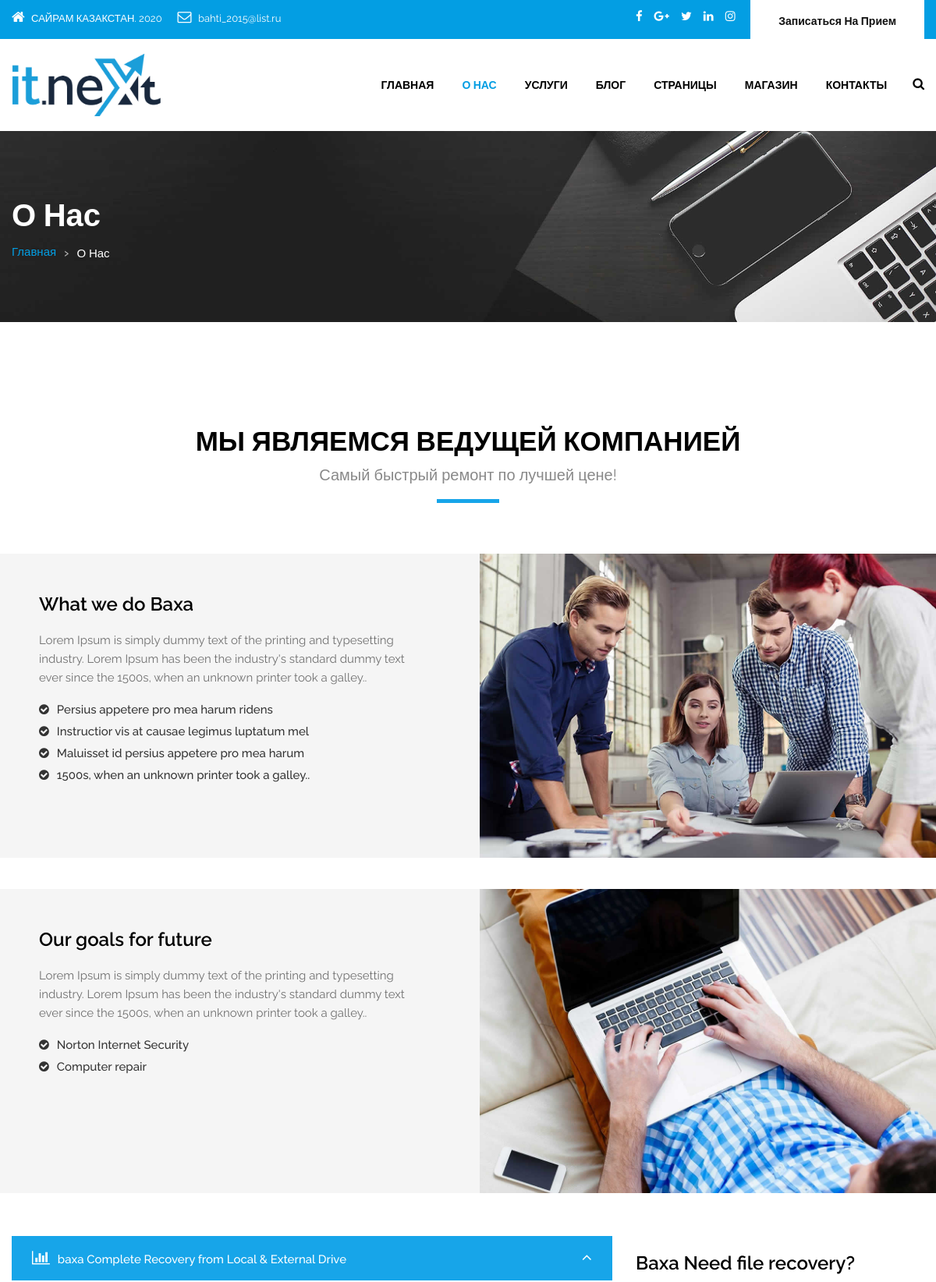
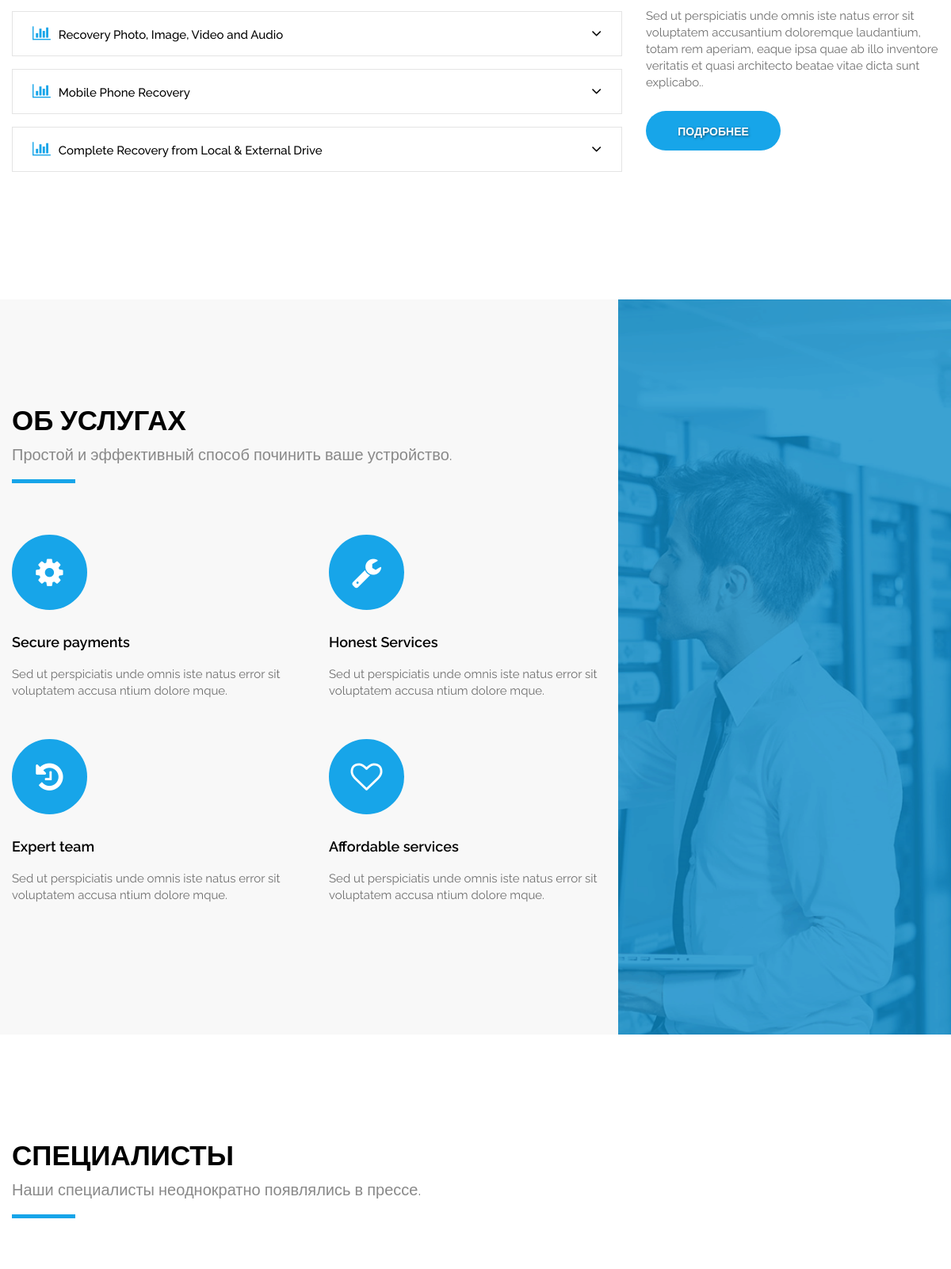
The page /about/ (upper part) on the database its author committed (2 pictures, top to bottom).
### main/models.py (models this page shows, shortened)
class About(models.Model):
    title = models.CharField(max_length=300)
    logo = models.ImageField(upload_to='upload')
    description = models.TextField(blank=True)
    status = models.IntegerField(default=0, blank=True)
    rating = models.IntegerField(default=0, blank=True)

class About_action(models.Model):
    title = models.CharField(max_length=300, blank=True)
    action = models.ForeignKey(About, on_delete=models.CASCADE, blank=True)

class Recovery(models.Model):
    title = models.CharField(max_length=300)
    description = models.TextField()
    status = models.IntegerField(default=0,blank=True)
    rating = models.IntegerField(default=0, blank=True)
    recovery_id = models.IntegerField(default=0, blank=True)

class Information(models.Model):
    need_recovery_title = models.CharField(max_length=300, blank=True)
    need_recovery_text = models.TextField(max_length=300, blank=True)
    request_name = models.CharField(max_length=300, blank=True)
    request_text = models.TextField(max_length=300, blank=True)
    contact_address = models.CharField(max_length=300, blank=True)
    phone = models.IntegerField(default=0, blank=True)
    footer_theme = models.CharField(max_length=300, blank=True)
    facebook = models.CharField(max_length=300, blank=True)
    gmail = models.CharField(max_length=300, blank=True)
    twitter = models.CharField(max_length=300, blank=True)
    whatsapp = models.CharField(max_length=300, blank=True)
    instagram = models.CharField(max_length=300, blank=True)
    service_right_title = models.CharField(max_length=300, blank=True)
    service_right_description = models.TextField(blank=True)
    blog_right_title = models.CharField(max_length=300, blank=True)
    blog_right_description = models.TextField(blank=True)

class About_service(models.Model):
    title = models.CharField(max_length=300)
    name = models.CharField(max_length=300)
    description = models.TextField(blank=True)
    status = models.IntegerField(default=0, blank=True)
    rating = models.IntegerField(default=0, blank=True)

### main/views.py (the view)
# urls.py: path('about/', aboutHandler),
def aboutHandler (request):
    client_sayss = ClientSays.objects.filter(status=0)
    informations = Information.objects.all()
    brands = Brand.objects.filter()[:5]
    services = Service.objects.filter()
    staffs = Staff.objects.filter()
    recoveries = Recovery.objects.filter()
    about_services = About_service.objects.filter()[:4]
    abouts = About.objects.filter()[:2]
    about_actions = About_action.objects.filter()[:6]
    return render(request, 'about.html', {
        'active_page': 'about',
        'client_sayss': client_sayss,
        'informations': informations,
        'brands': brands,
        'services': services,
        'staffs': staffs,
        'recoveries': recoveries,
        'about_services': about_services,
        'abouts': abouts,
        'about_actions': about_actions,
    })

### templates/about.html (shortened to what this page needs)
{% extends 'base.html' %}
{% block content %}
<div id="inner_banner" class="section inner_banner_section">
  <div class="container">
    <div class="row">
      <div class="col-md-12">
        <div class="full">
          <div class="title-holder">
            <div class="title-holder-cell text-left">
              <h1 class="page-title">О Нас</h1>
              <ol class="breadcrumb">
                <li><a href="/">Главная</a></li>
                <li class="active">О Нас</li>
              </ol>
            </div>
          </div>
        </div>
      </div>
    </div>
  </div>
</div>
<div class="section padding_layout_1">
  <div class="container">
    <div class="row">
      <div class="col-md-12">
        <div class="full">
          <div class="main_heading text_align_center">
            <h2>Мы являемся ведущей компанией</h2>
            <p class="large">Самый быстрый ремонт по лучшей цене!</p>
          </div>
        </div>
      </div>
    </div>
    {% for about in abouts %}
    <div class="row about_blog" style="margin-bottom:40px;">
      <div class="col-lg-6 col-md-6 col-sm-12 about_cont_blog">
        <div class="full text_align_left">
          <h3>{{ about.title }}</h3>
          <p>{{ about.description }}</p>
          <ul>
            {% for about_action in about_actions %}
            {% if about_action.action.id == about.id  %}
            <li><i class="fa fa-check-circle"></i>{{ about_action.title }}</li>
            {% endif %}
            {% endfor %}
          </ul>
        </div>
      </div>
      <div class="col-lg-6 col-md-6 col-sm-12 about_feature_img padding_right_0">
        <div class="full text_align_center"> <img class="img-responsive" src="/media/{{ about.logo }}" alt="#" /> </div>
      </div>
    </div>
    {% endfor %}
    <div class="row" style="margin-top: 35px">
      <div class="col-md-8">
        <div class="full margin_bottom_30">
          <div class="accordion border_circle">
            <div class="bs-example">
              <div class="panel-group" id="accordion">
                {% for recovery in recoveries %}
                <div class="panel panel-default">
                  <div class="panel-heading">
                    <p class="panel-title"> <a data-toggle="collapse" data-parent="#accordion" href="#collapse{{ recovery.id }}"><i class="fa fa-bar-chart" aria-hidden="true"></i>{{ recovery.title }}<i class="fa fa-angle-down"></i></a> </p>
                  </div>
                </div>
                {% endfor %}
              </div>
            </div>
          </div>
        </div>
      </div>
      <div class="col-md-4">
        {% for information in informations %}
        <div class="full" style="margin-top: 35px;">
          <h3>{{ information.need_recovery_title }}</h3>
          <p>{{ information.need_recovery_text }}</p>
          <p><a class="btn main_bt" href="#">Подробнее</a></p>
        </div>
        {% endfor %}
      </div>
    </div>
  </div>
</div>
<div class="section padding_layout_1 light_silver gross_layout">
  <div class="container">
    <div class="row">
      <div class="col-md-12">
        <div class="full">
          <div class="main_heading text_align_left">
            <h2>Об Услугах</h2>
            <p class="large">Простой и эффективный способ починить ваше устройство.</p>
          </div>
        </div>
      </div>
    </div>
    <div class="row">
      <div class="col-md-8">
        <div class="row">
          {% for about_service in about_services %}
          <div class="col-md-6">
            <div class="full">
              <div class="service_blog_inner2">
                <div class="icon text_align_left"><i class="fa {{ about_service.name }}"></i></div>
                <h4 class="service-heading">{{ about_service.title }}</h4>
                <p>{{ about_service.description }}</p>
              </div>
            </div>
          </div>
          {% endfor %}
        </div>
      </div>
    </div>
  </div>
</div>
<div class="section padding_layout_1">
  <div class="container">
    <div class="row">
      <div class="col-md-12">
        <div class="full">
          <div class="main_heading text_align_left">
            <h2>Специалисты</h2>
            <p class="large">Наши специалисты неоднократно появлялись в прессе.</p>
          </div>
        </div>
      </div>
    </div>
  </div>
</div>
{% endblock %}

### static/css/colors1.css (style rules this page uses)
#navbar_menu > ul > li a.active, #navbar_menu > ul > li:hover > a, #navbar_menu > ul > li:focus > a, footer p a:hover,footer p a:focus, .footer-menu li a:hover, .footer-menu li a:focus, footer ul.social_icons li a:hover, footer ul.social_icons li a:focus, .breadcrumb li a { color: #039ee3; }
a.btn.main_bt, button.btn.main_bt { background: #17a5e9; border: none; }

### rows shown on the page
About: title "What we do Baxa", description "Lorem Ipsum is simply dummy text of the printing and typesetting industry. Lorem Ipsum has been the industry's standard dummy text ever since the 1500s, when an unknown printer took a galley..", logo (picture)
About_action: title "Persius appetere pro mea harum ridens"
About_action: title "Instructior vis at causae legimus luptatum mel"
About_action: title "Maluisset id persius appetere pro mea harum"
About_action: title "1500s, when an unknown printer took a galley.."
About: title "Our goals for future", description "Lorem Ipsum is simply dummy text of the printing and typesetting industry. Lorem Ipsum has been the industry's standard dummy text ever since the 1500s, when an unknown printer took a galley..", logo (picture)
About_action: title "Norton Internet Security"
About_action: title "Computer repair"
Recovery: title "baxa Complete Recovery from Local & External Drive"
Recovery: title "Recovery Photo, Image, Video and Audio"
Recovery: title "Mobile Phone Recovery"
Recovery: title "Complete Recovery from Local & External Drive"
Information: need_recovery_title "Baxa Need file recovery?", need_recovery_text "Sed ut perspiciatis unde omnis iste natus error sit voluptatem accusantium doloremque laudantium, totam rem aperiam, eaque ipsa quae ab illo inventore veritatis et quasi architecto beatae vitae dicta sunt explicabo.."
About_service: title "Secure payments", description "Sed ut perspiciatis unde omnis iste natus error sit voluptatem accusa ntium dolore mque."
About_service: title "Honest Services", description "Sed ut perspiciatis unde omnis iste natus error sit voluptatem accusa ntium dolore mque."
About_service: title "Expert team", description "Sed ut perspiciatis unde omnis iste natus error sit voluptatem accusa ntium dolore mque."
About_service: title "Affordable services", description "Sed ut perspiciatis unde omnis iste natus error sit voluptatem accusa ntium dolore mque."
